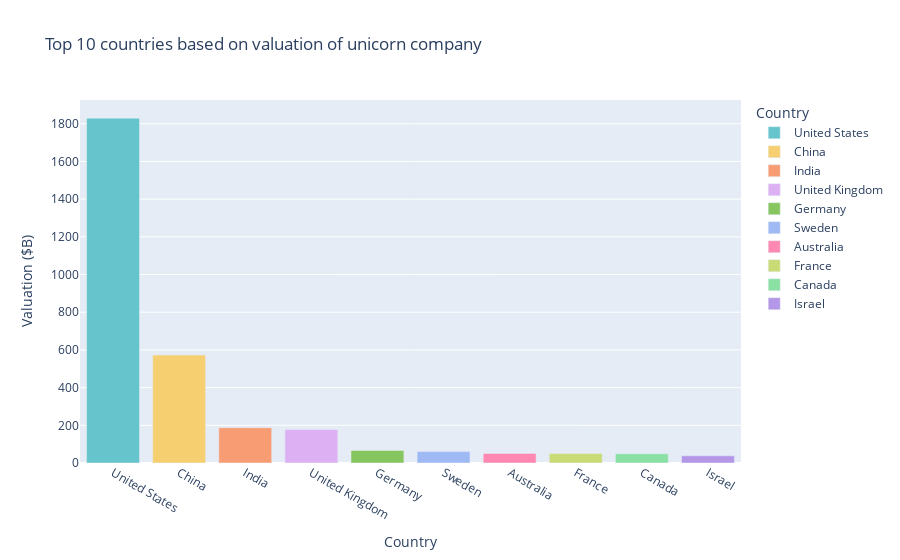

Notebook source saved alongside this figure:
### Markdown cell above
## Top 10 countries based on valuation of unicorn company

### Code cell
groupby_country = dataframe.groupby("Country")top10_valuation_country = groupby_country.sum("Valuation ($B)").sort_values("Valuation ($B)",ascending=False)[:10]top10_valuation_country = top10_valuation_country.reset_index()fig = px.bar(top10_valuation_country,              x="Country",              y="Valuation ($B)",             title="Top 10 countries based on valuation of unicorn company",             color="Country",              color_discrete_sequence=px.colors.qualitative.Pastel)iplot(fig)

### Figure 1 — Plotly figure (JSON) as saved in the notebook; plotly's stock layout.template omitted (floating-point values rounded to 4 significant figures)
{"data": [{"alignmentgroup": "True", "hovertemplate": "Country=%{x}<br>Valuation ($B)=%{y}<extra></extra>", "legendgroup": "United States", "marker": {"color": "rgb(102, 197, 204)", "pattern": {"shape": ""}}, "name": "United States", "offsetgroup": "United States", "orientation": "v", "showlegend": true, "textposition": "auto", "type": "bar", "x": ["United States"], "xaxis": "x", "y": [1830.0], "yaxis": "y"}, {"alignmentgroup": "True", "hovertemplate": "Country=%{x}<br>Valuation ($B)=%{y}<extra></extra>", "legendgroup": "China", "marker": {"color": "rgb(246, 207, 113)", "pattern": {"shape": ""}}, "name": "China", "offsetgroup": "China", "orientation": "v", "showlegend": true, "textposition": "auto", "type": "bar", "x": ["China"], "xaxis": "x", "y": [572.7], "yaxis": "y"}, {"alignmentgroup": "True", "hovertemplate": "Country=%{x}<br>Valuation ($B)=%{y}<extra></extra>", "legendgroup": "India", "marker": {"color": "rgb(248, 156, 116)", "pattern": {"shape": ""}}, "name": "India", "offsetgroup": "India", "orientation": "v", "showlegend": true, "textposition": "auto", "type": "bar", "x": ["India"], "xaxis": "x", "y": [187.1], "yaxis": "y"}, {"alignmentgroup": "True", "hovertemplate": "Country=%{x}<br>Valuation ($B)=%{y}<extra></extra>", "legendgroup": "United Kingdom", "marker": {"color": "rgb(220, 176, 242)", "pattern": {"shape": ""}}, "name": "United Kingdom", "offsetgroup": "United Kingdom", "orientation": "v", "showlegend": true, "textposition": "auto", "type": "bar", "x": ["United Kingdom"], "xaxis": "x", "y": [177.7], "yaxis": "y"}, {"alignmentgroup": "True", "hovertemplate": "Country=%{x}<br>Valuation ($B)=%{y}<extra></extra>", "legendgroup": "Germany", "marker": {"color": "rgb(135, 197, 95)", "pattern": {"shape": ""}}, "name": "Germany", "offsetgroup": "Germany", "orientation": "v", "showlegend": true, "textposition": "auto", "type": "bar", "x": ["Germany"], "xaxis": "x", "y": [66.7], "yaxis": "y"}, {"alignmentgroup": "True", "hovertemplate": "Country=%{x}<br>Valuation ($B)=%{y}<extra></extra>", "legendgroup": "Sweden", "marker": {"color": "rgb(158, 185, 243)", "pattern": {"shape": ""}}, "name": "Sweden", "offsetgroup": "Sweden", "orientation": "v", "showlegend": true, "textposition": "auto", "type": "bar", "x": ["Sweden"], "xaxis": "x", "y": [60.52], "yaxis": "y"}, {"alignmentgroup": "True", "hovertemplate": "Country=%{x}<br>Valuation ($B)=%{y}<extra></extra>", "legendgroup": "Australia", "marker": {"color": "rgb(254, 136, 177)", "pattern": {"shape": ""}}, "name": "Australia", "offsetgroup": "Australia", "orientation": "v", "showlegend": true, "textposition": "auto", "type": "bar", "x": ["Australia"], "xaxis": "x", "y": [50.6], "yaxis": "y"}, {"alignmentgroup": "True", "hovertemplate": "Country=%{x}<br>Valuation ($B)=%{y}<extra></extra>", "legendgroup": "France", "marker": {"color": "rgb(201, 219, 116)", "pattern": {"shape": ""}}, "name": "France", "offsetgroup": "France", "orientation": "v", "showlegend": true, "textposition": "auto", "type": "bar", "x": ["France"], "xaxis": "x", "y": [49.87], "yaxis": "y"}, {"alignmentgroup": "True", "hovertemplate": "Country=%{x}<br>Valuation ($B)=%{y}<extra></extra>", "legendgroup": "Canada", "marker": {"color": "rgb(139, 224, 164)", "pattern": {"shape": ""}}, "name": "Canada", "offsetgroup": "Canada", "orientation": "v", "showlegend": true, "textposition": "auto", "type": "bar", "x": ["Canada"], "xaxis": "x", "y": [49.03], "yaxis": "y"}, {"alignmentgroup": "True", "hovertemplate": "Country=%{x}<br>Valuation ($B)=%{y}<extra></extra>", "legendgroup": "Israel", "marker": {"color": "rgb(180, 151, 231)", "pattern": {"shape": ""}}, "name": "Israel", "offsetgroup": "Israel", "orientation": "v", "showlegend": true, "textposition": "auto", "type": "bar", "x": ["Israel"], "xaxis": "x", "y": [38.42], "yaxis": "y"}], "layout": {"barmode": "relative", "legend": {"title": {"text": "Country"}, "tracegroupgap": 0}, "title": {"text": "Top 10 countries based on valuation of unicorn company"}, "xaxis": {"anchor": "y", "categoryarray": ["United States", "China", "India", "United Kingdom", "Germany", "Sweden", "Australia", "France", "Canada", "Israel"], "categoryorder": "array", "domain": [0, 1], "title": {"text": "Country"}}, "yaxis": {"anchor": "x", "domain": [0, 1], "title": {"text": "Valuation ($B)"}}}}
